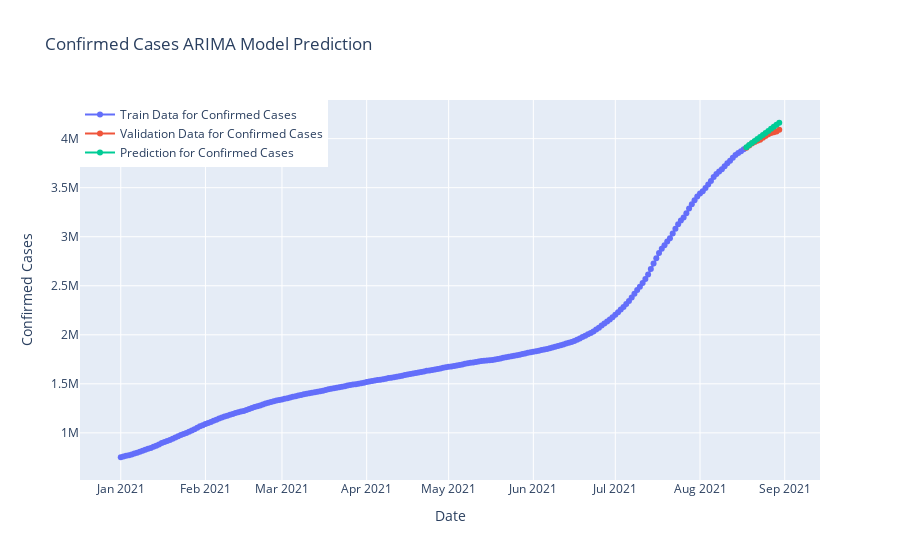

Notebook source saved alongside this figure:
### Code cell
fig=go.Figure()
fig.add_trace(go.Scatter(x=model_train.index, y=model_train.Cases,
                    mode='lines+markers',name="Train Data for Confirmed Cases"))
fig.add_trace(go.Scatter(x=valid.index, y=valid.Cases,
                    mode='lines+markers',name="Validation Data for Confirmed Cases",))
fig.add_trace(go.Scatter(x=valid.index, y=y_pred["ARIMA Model Prediction"],
                    mode='lines+markers',name="Prediction for Confirmed Cases",))
fig.update_layout(title="Confirmed Cases ARIMA Model Prediction",
                 xaxis_title="Date",yaxis_title="Confirmed Cases",legend=dict(x=0,y=1,traceorder="normal"))
fig.show()

### Figure 1 — Plotly figure (JSON) as saved in the notebook; plotly's stock layout.template omitted (floating-point values rounded to 4 significant figures; data arrays with more than 128 entries replaced by an {"elided": "..."} marker saying what was removed)
{"data": [{"mode": "lines+markers", "name": "Train Data for Confirmed Cases", "type": "scatter", "x": {"elided": "229 str values"}, "y": {"elided": "229 int values"}}, {"mode": "lines+markers", "name": "Validation Data for Confirmed Cases", "type": "scatter", "x": ["2021-08-18T00:00:00+00:00", "2021-08-19T00:00:00+00:00", "2021-08-20T00:00:00+00:00", "2021-08-21T00:00:00+00:00", "2021-08-22T00:00:00+00:00", "2021-08-23T00:00:00+00:00", "2021-08-24T00:00:00+00:00", "2021-08-25T00:00:00+00:00", "2021-08-26T00:00:00+00:00", "2021-08-27T00:00:00+00:00", "2021-08-28T00:00:00+00:00", "2021-08-29T00:00:00+00:00", "2021-08-30T00:00:00+00:00"], "y": [3908247, 3930300, 3950304, 3967048, 3979456, 3989060, 4008166, 4026837, 4043736, 4056354, 4066404, 4073831, 4089801]}, {"mode": "lines+markers", "name": "Prediction for Confirmed Cases", "type": "scatter", "x": ["2021-08-18T00:00:00+00:00", "2021-08-19T00:00:00+00:00", "2021-08-20T00:00:00+00:00", "2021-08-21T00:00:00+00:00", "2021-08-22T00:00:00+00:00", "2021-08-23T00:00:00+00:00", "2021-08-24T00:00:00+00:00", "2021-08-25T00:00:00+00:00", "2021-08-26T00:00:00+00:00", "2021-08-27T00:00:00+00:00", "2021-08-28T00:00:00+00:00", "2021-08-29T00:00:00+00:00", "2021-08-30T00:00:00+00:00"], "y": [3913220, 3933961, 3954702, 3975443, 3996184, 4016925, 4037666, 4058407, 4079148, 4099889, 4120630, 4141371, 4162112]}], "layout": {"legend": {"traceorder": "normal", "x": 0, "y": 1}, "title": {"text": "Confirmed Cases ARIMA Model Prediction"}, "xaxis": {"title": {"text": "Date"}}, "yaxis": {"title": {"text": "Confirmed Cases"}}}}
